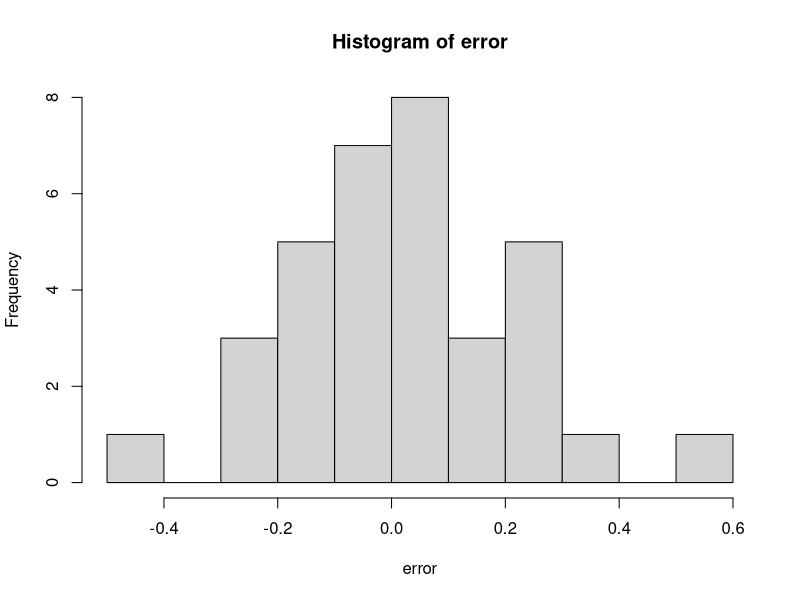
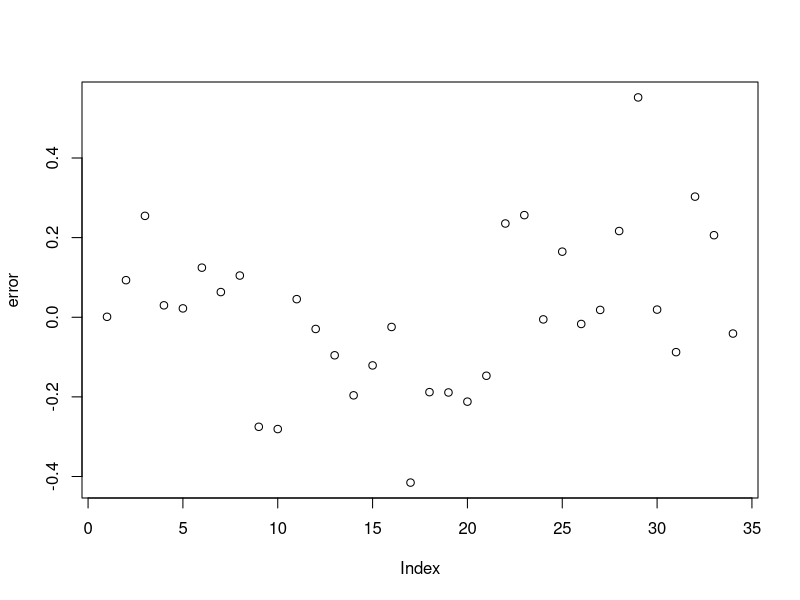
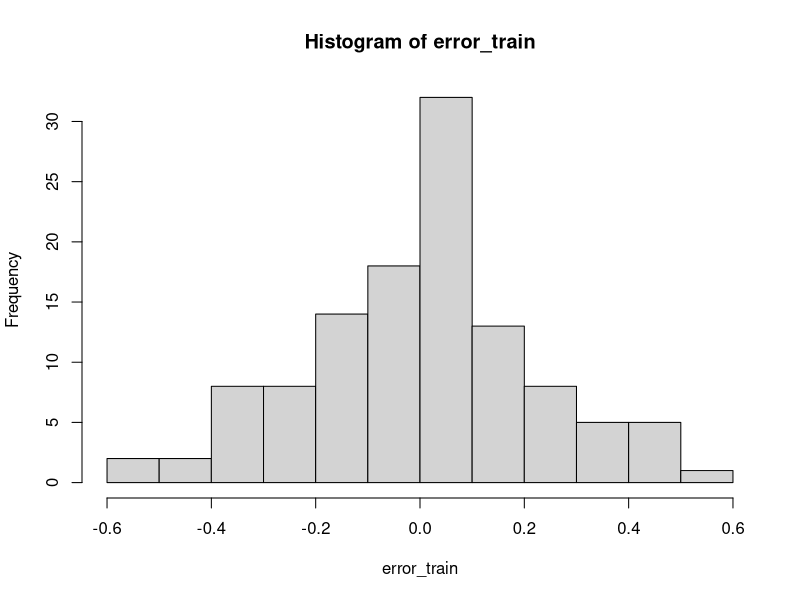
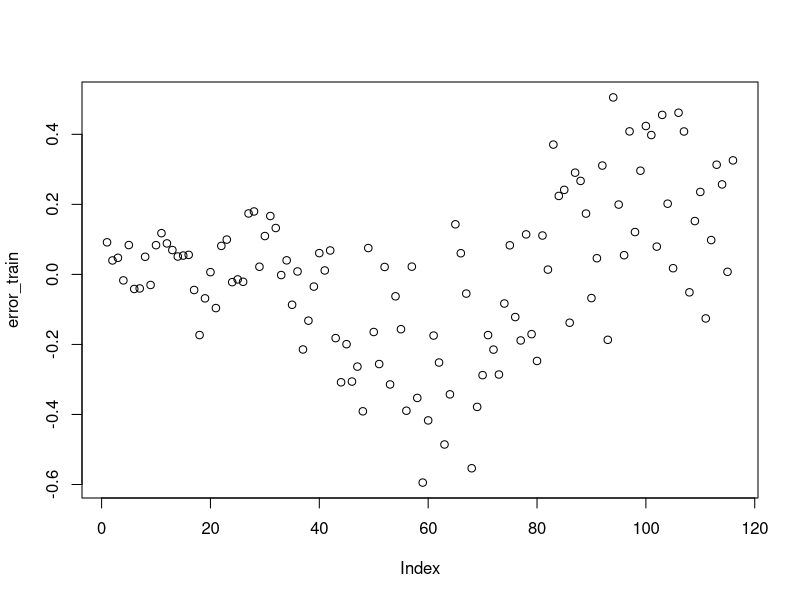
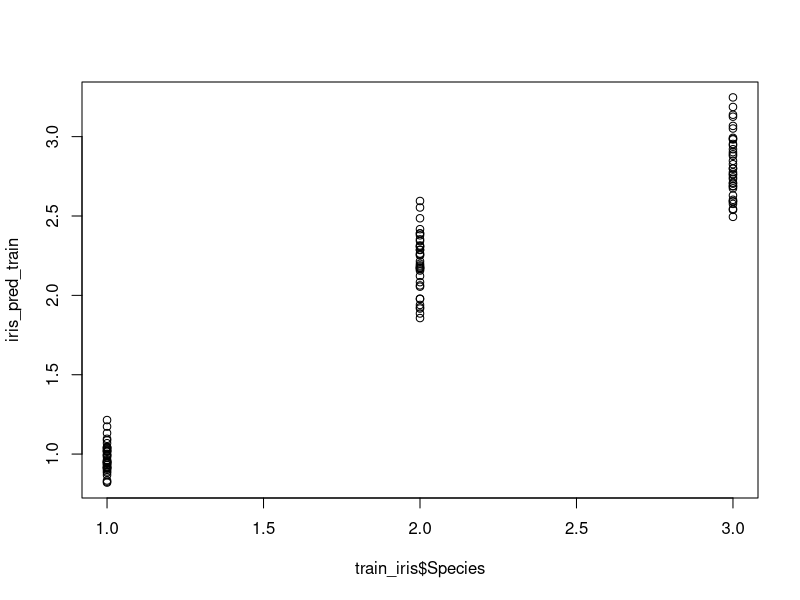
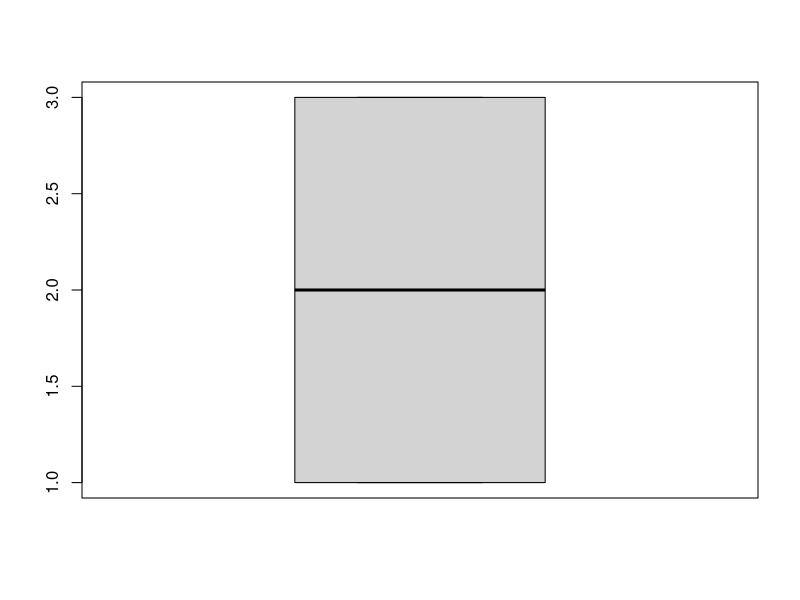

Recreate these plots in R, in order.
####Study of IRIS Data Set
library("dplyr")
iris
head(iris)
tail(iris)
dim(iris)
summary(iris)
colnames(iris)
colSums(is.na(iris))
View(iris)
iris$Species=as.numeric(as.factor(iris$Species))
View(iris)

###Apply sampling
iris_sample<-sample(2,nrow(iris),replace=TRUE,prob=c(0.8,0.2))
train_iris<-iris[iris_sample==1,]
test_iris<-iris[iris_sample==2,]


###Apply Linear Regression
lm_iris<-lm(Species~.,data=train_iris)
summary(lm_iris)
#####Prediciton on Test Data
iris_pred<-predict(lm_iris,test_iris)
iris_pred
error<-test_iris$Species-iris_pred
error
mean(error)
MAPE  <- mean(abs(error*100/test_iris$Species))
MAPE
library(dplyr)
#Draw Graph
hist(error)
plot(error)

#####Prediction of train data

iris_pred_train<-predict(lm_iris,train_iris)
iris_pred_train
error_train<-train_iris$Species-iris_pred_train
error_train
MAPE<-mean(abs(error_train*100/train_iris$Species))
MAPE
hist(error_train)
plot(error_train)
plot(train_iris$Species,iris_pred_train)
a<-boxplot(iris$Species)
a
